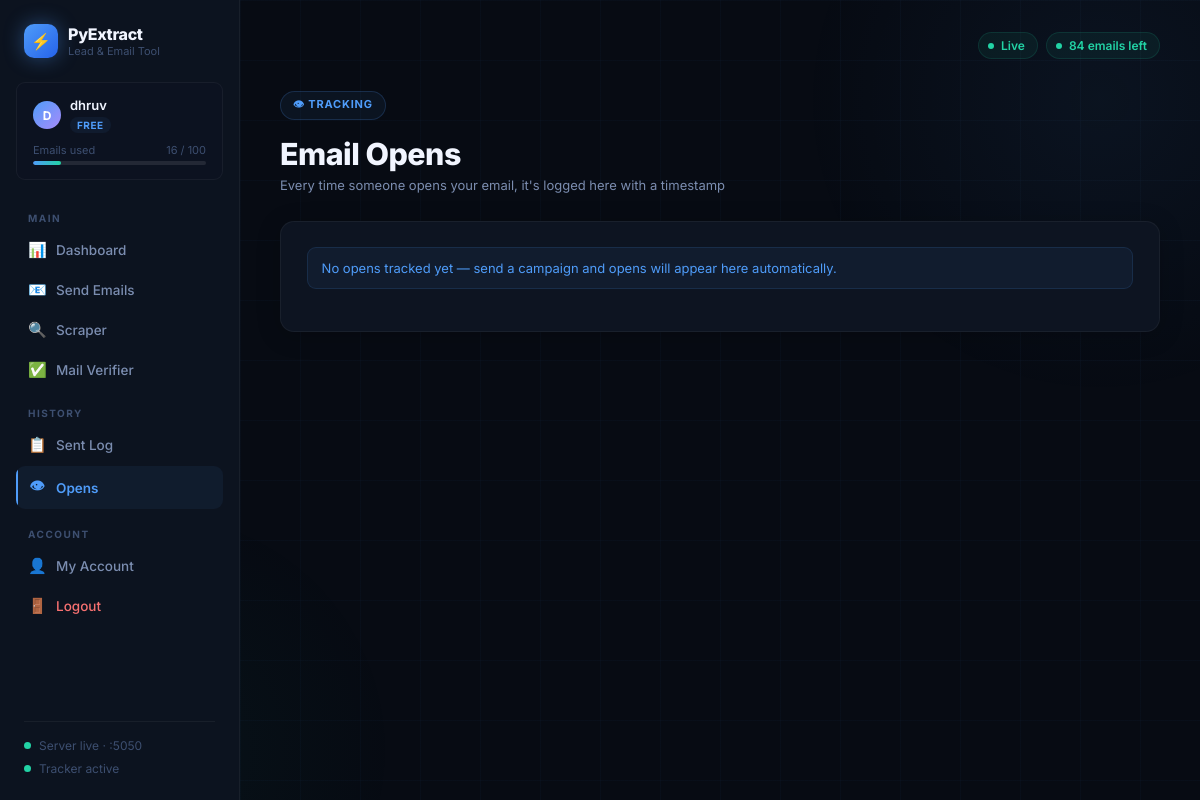
The page /opens (signed in) on the database its author committed.
### tables this page shows
CREATE TABLE users (
        id INTEGER PRIMARY KEY AUTOINCREMENT,
        username TEXT UNIQUE NOT NULL,
        email TEXT UNIQUE NOT NULL,
        password TEXT NOT NULL,
        plan TEXT DEFAULT 'free',
        emails_sent INTEGER DEFAULT 0,
        created_at TEXT DEFAULT CURRENT_TIMESTAMP
    );

### app.py (the view)
@app.route("/opens")
@login_required
def opens_page():
    conn = get_db()
    rows = conn.execute("SELECT * FROM opens WHERE user_id=? ORDER BY opened_at DESC", (current_user.id,)).fetchall()
    conn.close()
    return render_template("opens.html", rows=rows, page="opens")

### app.py (called while the page is built)
@app.context_processor
def inject_user():
    try:
        return dict(current_user=current_user)
    except Exception:
        return dict(current_user=None)

@login_manager.user_loader
def load_user(user_id):
    conn = get_db()
    row  = conn.execute("SELECT * FROM users WHERE id = ?", (user_id,)).fetchone()
    conn.close()
    if row:
        return User(row["id"], row["username"], row["email"], row["plan"], row["emails_sent"])
    return None

    def email_limit(self):
        return {"free": 100, "starter": 500, "pro": 5000, "agency": 999999}.get(self.plan, 100)

    def emails_left(self):
        return max(0, self.email_limit() - self.emails_sent)

### templates/opens.html
{% extends "base.html" %}
{% block content %}
<div class="page-badge">👁 Tracking</div>
<h1 class="page-title">Email Opens</h1>
<p class="page-sub">Every time someone opens your email, it's logged here with a timestamp</p>
<div class="card">
  {% if rows %}
  <div class="table-wrap">
    <table>
      <thead><tr><th>Email</th><th>Opened At</th></tr></thead>
      <tbody>
        {% for r in rows %}
        <tr>
          <td style="font-family:var(--mono);font-size:12px">{{ r[0] }}</td>
          <td style="font-size:12px;color:var(--muted2)">{{ r[1] }}</td>
        </tr>
        {% endfor %}
      </tbody>
    </table>
  </div>
  {% else %}
  <div class="alert alert-info">No opens tracked yet — send a campaign and opens will appear here automatically.</div>
  {% endif %}
</div>
{% endblock %}

### templates/base.html (shortened to what this page needs)
<!DOCTYPE html>
<html lang="en">
<head>
</head>
<body>
<div class="bg-grid"></div>
<div class="bg-glow"></div>
<div class="layout">
  <div class="sidebar">
    <div class="brand">
      <div class="brand-icon">⚡</div>
      <div>
        <div class="brand-name">PyExtract</div>
        <div class="brand-tag">Lead & Email Tool</div>
      </div>
    </div>
    <div class="user-card">
      <div style="display:flex;align-items:center;gap:9px;margin-bottom:8px">
        <div class="user-avatar">{{ current_user.username[0]|upper }}</div>
        <div>
          <div class="user-name">{{ current_user.username }}</div>
          <span class="user-plan plan-{{ current_user.plan }}">{{ current_user.plan }}</span>
        </div>
      </div>
      <div class="usage-wrap">
        <div class="usage-label">
          <span>Emails used</span>
          <span>{{ current_user.emails_sent }} / {{ current_user.email_limit() }}</span>
        </div>
        <div class="usage-bar">
          <div class="usage-fill" style="width:{{ [((current_user.emails_sent / current_user.email_limit()) * 100)|int, 100]|min }}%"></div>
        </div>
      </div>
    </div>
    <div class="nav">
      <div class="nav-label">Main</div>
      <a href="/" class="nav-item {{ 'active' if page=='dashboard' }}"><span class="nav-icon">📊</span>Dashboard</a>
      <a href="/send-emails" class="nav-item {{ 'active' if page=='send' }}"><span class="nav-icon">📧</span>Send Emails</a>
      <a href="/scraper" class="nav-item {{ 'active' if page=='scraper' }}"><span class="nav-icon">🔍</span>Scraper</a>
      <a href="/verifier" class="nav-item {{ 'active' if page=='verifier' }}"><span class="nav-icon">✅</span>Mail Verifier</a>
      <div class="nav-label">History</div>
      <a href="/sent-log" class="nav-item {{ 'active' if page=='log' }}"><span class="nav-icon">📋</span>Sent Log</a>
      <a href="/opens" class="nav-item {{ 'active' if page=='opens' }}"><span class="nav-icon">👁</span>Opens</a>
      <div class="nav-label">Account</div>
      <a href="/account" class="nav-item {{ 'active' if page=='account' }}"><span class="nav-icon">👤</span>My Account</a>
      <a href="/logout" class="nav-item danger"><span class="nav-icon">🚪</span>Logout</a>
    </div>
    <div class="sidebar-footer">
      <div class="sidebar-divider"></div>
      <div class="status-list">
        <div class="status-item"><span class="status-dot"></span>Server live · :5050</div>
        <div class="status-item"><span class="status-dot"></span>Tracker active</div>
      </div>
    </div>
  </div>
  <div class="main">
    <div class="topbar">
      <div class="pills">
        <span class="pill"><span class="pill-dot"></span>Live</span>
        <span class="pill"><span class="pill-dot"></span>{{ current_user.emails_left() }} emails left</span>
      </div>
    </div>
    {% block content %}{% endblock %}
  </div>
</div>
</body>
</html>

### rows shown on the page
users: username "D", username "dhruv", plan "FREE"

### other values the page prints
{{ current_user.emails_sent }} "16"
{{ current_user.email_limit() }} "100"
{{ current_user.emails_left() }} "84"
